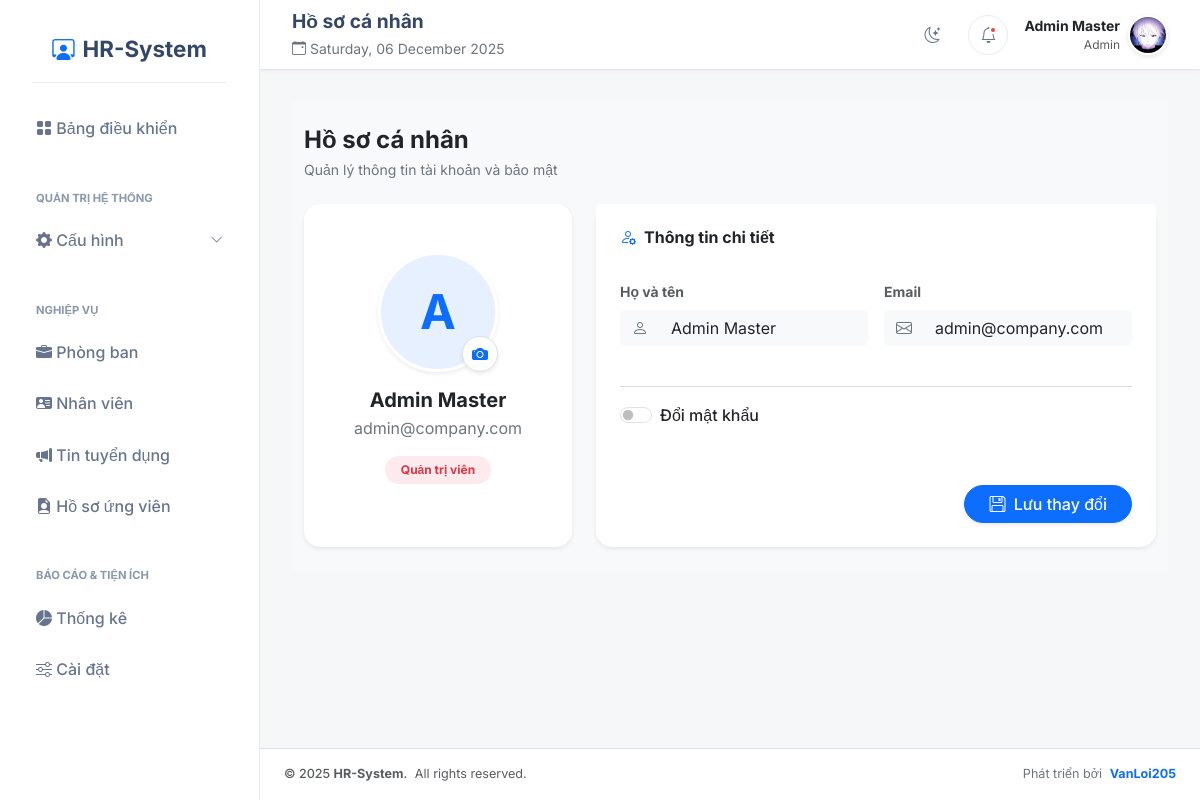
/public/profile (signed in), run on the app's committed database.
### tables this page shows
CREATE TABLE `users` (
  `id` int unsigned NOT NULL AUTO_INCREMENT,
  `full_name` varchar(100) NOT NULL,
  `email` varchar(100) NOT NULL,
  `password` varchar(255) NOT NULL,
  `role` enum('admin','hr') NOT NULL DEFAULT 'hr',
  `status` tinyint(1) DEFAULT '1',
  `avatar` varchar(255) DEFAULT NULL,
  `created_at` timestamp NOT NULL DEFAULT CURRENT_TIMESTAMP,
  PRIMARY KEY (`id`),
  UNIQUE KEY `email_unique` (`email`)
);

### src/Core/functions.php (called while the page is built, shortened)
<?php
function view($path, $attributes = [])
{
    require BASE_PATH . 'views/layouts/master.view.php';
}
function e($value)
{
    return htmlspecialchars($value ?? '', ENT_QUOTES, 'UTF-8');
}

### src/Controllers/ProfileController.php (called while the page is built, shortened)
<?php
class ProfileController extends Controller
{
    protected $userModel;
    public function __construct()
    {
        $this->userModel = new User();
    }
    public function index()
    {
        $user = $this->userModel->find($_SESSION['user']['id']);
        $data = [
            'title' => 'Hồ sơ cá nhân',
            'user' => $user
        ];
        return view('profile/index', $data);
    }
}

### public/index.php (called while the page is built, shortened)
<?php
    require BASE_PATH . 'src/Core/functions.php';
    $router = new \App\Core\Router();
    $router->get('/login', 'AuthController@index');
    $router->post('/login', 'AuthController@login');
    $router->get('/logout', 'AuthController@logout');
    $router->get('/profile', 'ProfileController@index');
    $router->post('/profile/update', 'ProfileController@update');
    $router->post('/profile/update-info', 'ProfileController@updateInfo');
    $router->post('/profile/change-password', 'ProfileController@changePassword');
    $router->get('/users', 'UserController@index');
    $router->get('/users/create', 'UserController@create');
    $router->post('/users', 'UserController@store');
    $router->get('/users/edit', 'UserController@edit');
    $router->post('/users/update', 'UserController@update');
    $router->post('/users/delete', 'UserController@destroy');
    $router->get('/users/export-excel', 'UserController@exportExcel');
    $router->get('/users/export-pdf', 'UserController@exportPDF');
    $router->get('/departments', 'DepartmentController@index');
    $router->get('/departments/create', 'DepartmentController@create');
    $router->post('/departments', 'DepartmentController@store');
    $router->get('/departments/edit', 'DepartmentController@edit');
    $router->post('/departments/update', 'DepartmentController@update');
    $router->post('/departments/delete', 'DepartmentController@destroy');
    $router->get('/departments/employees', 'DepartmentController@apiGetEmployees');
    $router->get('/departments/export-excel', 'DepartmentController@exportExcel');
    $router->get('/departments/export-pdf', 'DepartmentController@exportPDF');
    $router->get('/departments/api/employees', 'DepartmentController@apiGetEmployees');
    $router->get('/employees', 'EmployeeController@index');
    $router->get('/employees/create', 'EmployeeController@create');
    $router->post('/employees', 'EmployeeController@store');
    $router->get('/employees/edit', 'EmployeeController@edit');
    $router->post('/employees/update', 'EmployeeController@update');
    $router->post('/employees/delete', 'EmployeeController@destroy');
    $router->get('/employees/export-excel', 'EmployeeController@exportExcel');
    $router->get('/employees/export-pdf', 'EmployeeController@exportPDF');
    $router->get('/recruiters', 'RecruiterController@index');
    $router->get('/recruiters/create', 'RecruiterController@create');
    $router->post('/recruiters', 'RecruiterController@store');
    $router->get('/recruiters/edit', 'RecruiterController@edit');
    $router->post('/recruiters/update', 'RecruiterController@update');
    $router->post('/recruiters/delete', 'RecruiterController@destroy');
    $router->get('/recruiters/export-excel', 'RecruiterController@exportExcel');
    $router->get('/fields', 'FieldController@index');
    $router->get('/fields/create', 'FieldController@create');
    $router->post('/fields', 'FieldController@store');
    $router->get('/fields/edit', 'FieldController@edit');
    $router->post('/fields/update', 'FieldController@update');
    $router->post('/fields/delete', 'FieldController@destroy');
    $router->get('/fields/export-excel', 'FieldController@exportExcel');
    $router->get('/fields/export-pdf', 'FieldController@exportPDF');
    $router->get('/positions', 'PositionController@index');
    $router->get('/positions/create', 'PositionController@create');
    $router->post('/positions', 'PositionController@store');
    $router->get('/positions/edit', 'PositionController@edit');
    $router->post('/positions/update', 'PositionController@update');
    $router->post('/positions/delete', 'PositionController@destroy');
    $router->get('/positions/export-excel', 'PositionController@exportExcel');
    $router->get('/positions/export-pdf', 'PositionController@exportPDF');
    $router->get('/candidates', 'CandidateController@index');
    $router->get('/candidates/create', 'CandidateController@create');
    $router->post('/candidates', 'CandidateController@store');
    $router->get('/candidates/edit', 'CandidateController@edit');
    $router->post('/candidates/update', 'CandidateController@update');
    $router->post('/candidates/delete', 'CandidateController@destroy');
    $router->get('/candidates/export-excel', 'CandidateController@exportExcel');
    $router->get('/candidates/export-pdf', 'CandidateController@exportPDF');
    $router->get('/statistics', 'StatisticsController@index');
    $router->get('/statistics/export-excel', 'StatisticsController@exportExcel');
    $router->post('/statistics/export-pdf', 'StatisticsController@exportPDF');
    $router->get('/settings', 'SettingController@index');
    $router->post('/settings/update', 'SettingController@update');
    $router->post('/settings/update', 'SettingController@update');
    $router->get('/', 'DashboardController@index');
    $uri = '/' . ($_GET['uri'] ?? '');
    if (strlen($uri) > 1) {
        $uri = rtrim($uri, '/');
    }
    $method = $_POST['_method'] ?? $_SERVER['REQUEST_METHOD'];
    try {
        $router->dispatch($uri, $method);
    } catch (\App\Core\Exceptions\RouteNotFoundException $e) {
        http_response_code(404);
        echo "404 - Page Not Found";
    } catch (\App\Core\Exceptions\UnauthorizedException $e) {
        http_response_code(403);
        flash('error', $e->getMessage());
        redirect('/login');
    } catch (\Exception $e) {
        http_response_code(500);
        echo "<h1>500 - Lỗi Server</h1><p>" . $e->getMessage() . "</p>";
    }
?>

### src/Core/Database.php (called while the page is built, shortened)
<?php
class Database
{
    public ?PDO $connection = null;
    private static ?Database $instance = null;
    private function __construct()
    {
        $dsn = 'mysql:' . http_build_query([
            'host' => DB_HOST,
            'port' => DB_PORT,
            'dbname' => DB_NAME,
            'charset' => DB_CHARSET
        ], '', ';');
        $options = [
            PDO::ATTR_ERRMODE => PDO::ERRMODE_EXCEPTION,
            PDO::ATTR_DEFAULT_FETCH_MODE => PDO::FETCH_ASSOC,
            PDO::ATTR_EMULATE_PREPARES => false,
        ];
        try {
            $this->connection = new PDO($dsn, DB_USER, DB_PASS, $options);
        } catch (\PDOException $e) {
            throw new \PDOException($e->getMessage(), (int)$e->getCode());
        }
    }
    public static function getInstance(): Database
    {
        if (self::$instance === null) {
            self::$instance = new self();
        }
        return self::$instance;
    }
    public function query(string $query, array $params = []): \PDOStatement
    {
        $stmt = $this->connection->prepare($query);
        $stmt->execute($params);
        return $stmt;
    }
}

### src/Core/Model.php (called while the page is built, shortened)
<?php
abstract class Model
{
    public function __construct()
    {
        $this->db = Database::getInstance();
    }
}

### src/Models/User.php (called while the page is built, shortened)
<?php
class User extends Model
{
    public function find($id)
    {
        return $this->db->query("SELECT id, full_name, email, role FROM users WHERE id = :id", ['id' => $id])->fetch();
    }
}

### views/profile/index.view.php (the view, shortened to what this page needs)
<div class="container-fluid py-4 bg-light">
    <div class="row align-items-center mb-4">
        <div class="col-md-6">
            <h4 class="fw-bold text-dark mb-1">Hồ sơ cá nhân</h4>
            <p class="text-secondary small mb-0">Quản lý thông tin tài khoản và bảo mật</p>
        </div>
    </div>
    <div class="row g-4">
        <div class="col-lg-4">
            <div class="card border-0 shadow-sm rounded-4 h-100">
                <div class="card-body text-center p-5">
                    <div class="position-relative d-inline-block mb-3">
                        <?php if (!empty($user['avatar']) && file_exists('uploads/avatars/' . $user['avatar'])): ?>
                            <img src="<?php echo BASE_URL . '/uploads/avatars/' . $user['avatar']; ?>"
                                 class="rounded-circle shadow-sm object-fit-cover border border-3 border-white"
                                 width="120" height="120" alt="Avatar">
                        <?php else: ?>
                            <div class="rounded-circle bg-primary bg-opacity-10 text-primary d-flex align-items-center justify-content-center fw-bold border border-3 border-white shadow-sm"
                                 style="width: 120px; height: 120px; font-size: 3rem;">
                                <?php echo strtoupper(substr($user['full_name'], 0, 1)); ?>
                            </div>
                        <?php endif; ?>
                        <label for="avatarInput" class="position-absolute bottom-0 end-0 bg-white shadow-sm rounded-circle p-2 cursor-pointer border text-primary"
                               style="width: 36px; height: 36px; display: flex; align-items: center; justify-content: center;"
                               data-bs-toggle="tooltip" title="Đổi ảnh đại diện">
                            <i class="bi bi-camera-fill"></i>
                        </label>
                    </div>
                    <h5 class="fw-bold mb-1"><?php echo e($user['full_name']); ?></h5>
                    <p class="text-secondary mb-3"><?php echo e($user['email']); ?></p>
                    <?php if ($user['role'] === 'admin'): ?>
                        <span class="badge bg-danger bg-opacity-10 text-danger px-3 py-2 rounded-pill">Quản trị viên</span>
                    <?php else: ?>
                        <span class="badge bg-primary bg-opacity-10 text-primary px-3 py-2 rounded-pill">Nhân sự</span>
                    <?php endif; ?>
                </div>
            </div>
        </div>
        <div class="col-lg-8">
            <div class="card border-0 shadow-sm rounded-4">
                <div class="card-header bg-white border-0 pt-4 px-4 pb-0">
                    <h6 class="fw-bold"><i class="bi bi-person-gear me-2 text-primary"></i>Thông tin chi tiết</h6>
                </div>
                <div class="card-body p-4">
                    <form action="<?php echo BASE_URL; ?>/profile/update" method="POST" enctype="multipart/form-data">
                        <div class="row g-3">
                            <div class="col-md-6">
                                <label class="form-label small text-muted fw-bold">Họ và tên</label>
                                <div class="input-group">
                                    <span class="input-group-text bg-light border-0"><i class="bi bi-person"></i></span>
                                    <input type="text" name="full_name" class="form-control bg-light border-0"
                                           value="<?php echo e($user['full_name']); ?>" required>
                                </div>
                            </div>
                            <div class="col-md-6">
                                <label class="form-label small text-muted fw-bold">Email</label>
                                <div class="input-group">
                                    <span class="input-group-text bg-light border-0"><i class="bi bi-envelope"></i></span>
                                    <input type="email" name="email" class="form-control bg-light border-0"
                                           value="<?php echo e($user['email']); ?>" required>
                                </div>
                            </div>
                            <div class="col-12 my-4">
                                <hr class="text-secondary opacity-25">
                                <div class="form-check form-switch">
                                    <input class="form-check-input cursor-pointer" type="checkbox" id="togglePassword">
                                    <label class="form-check-label fw-medium cursor-pointer" for="togglePassword">Đổi mật khẩu</label>
                                </div>
                            </div>
                        </div>
                        <div class="d-flex justify-content-end mt-4 pt-2">
                            <button type="submit" class="btn btn-primary rounded-pill px-4 fw-medium shadow-sm">
                                <i class="bi bi-floppy me-1"></i> Lưu thay đổi
                            </button>
                        </div>
                    </form>
                </div>
            </div>
        </div>
    </div>
</div>

### src/Core/Router.php (shortened to what this page needs)
<?php
class Router
{
    protected array $routes = [];
    public function add(string $method, string $uri, string $controller): void
    {
        $this->routes[] = [
            'method' => $method,
            'uri' => $uri,
            'controller' => $controller,
        ];
    }
    public function dispatch(string $uri, string $method): void
    {
        foreach ($this->routes as $route) {
            if ($route['uri'] === $uri && $route['method'] === strtoupper($method)) {
                list($controller, $action) = explode('@', $route['controller']);
                $controllerInstance = new $controllerClass();
                $controllerInstance->{$action}();
                return;
            }
        }
        throw new RouteNotFoundException("No route found for URI: $uri");
    }
}

### public/assets/css/custom.css (style rules this page uses)
:root { --sidebar-bg-light: #ffffff; --sidebar-text-light: #344767; --sidebar-border-light: #e9ecef; --topbar-bg-light: rgba(255, 255, 255, 0.95); --glass-bg-dark: rgba(20, 20, 20, 0.92); --glass-border-dark: rgba(255, 255, 255, 0.1); --text-primary-dark: #ffffff; --text-secondary-dark: #b0b0b5; --active-bg-dark: rgba(0, 122, 255, 0.2); --active-text-dark: #3b82f6; }
body, .sidebar, .topbar, .card, .nav-link, i, span { transition: background-color 0.3s ease, color 0.3s ease, border-color 0.3s ease; }
body { background-color: #f5f7f9; min-height: 100vh; }

### views/layouts/master.view.php (style rules this page uses)
body { font-family: 'Inter', sans-serif; }

### views/profile/index.view.php (style rules this page uses)
.cursor-pointer { cursor: pointer; }
.input-group-text { color: #6c757d; }

### data on the page
users: full_name "A", full_name "Admin Master", email "admin@company.com"
